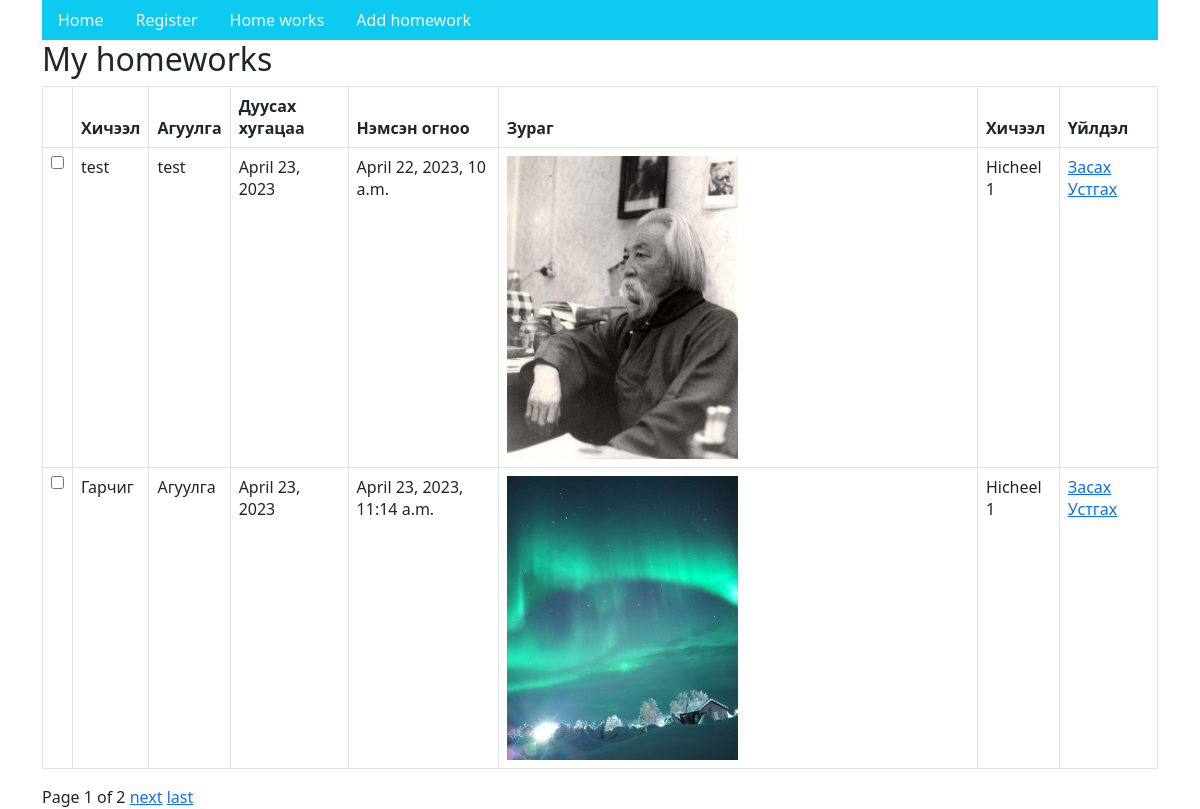
Screenshot of /homeworks/ (signed in) with the database file from the repository.
### home/models.py (models this page shows, shortened)
class HomeWork(models.Model):
    title = models.CharField(max_length=255, null=False)
    content = models.TextField(null=True, blank=True)
    deadline = models.DateField(null=True, blank=True)
    created_date = models.DateTimeField(null=True, blank=True)
    created_user = models.ForeignKey(
        User, null=True, blank=True, on_delete=models.DO_NOTHING)
    done = models.BooleanField(default=False)
    image = models.ImageField(null=True, blank=True, max_length=255, upload_to='uploads/')
    lesson = models.ForeignKey('Lesson', null=True, blank=True, on_delete=models.DO_NOTHING)

class Lesson(models.Model):
    name = models.CharField(max_length=120, null=True, blank=True)

### home/views.py (the view)
# urls.py: path('homeworks/', views.homeworks, name='homeworks'),
def homeworks(request):
    home_works = HomeWork.objects.filter(
        created_user=request.user).order_by("deadline")
    paginator = Paginator(home_works, 2)
    page_number = request.GET.get("page")
    homeworks_page = paginator.get_page(page_number)
    return render(request, 'homeworks.html', {
        'homeworks': homeworks_page,
    })

### hello/templates/homeworks.html (shortened to what this page needs)
{% extends 'base.html' %}
{% block content %}
<div class="row">
    <div class="col-md-12 col-sm-12">
        <h2>My homeworks</h2>
        <table class="table table-bordered">
            <thead>
            <tr>
                <th scope="col"></th>
                <th scope="col">Хичээл</th>
                <th scope="col">Агуулга</th>
                <th scope="col">Дуусах хугацаа</th>
                <th scope="col">Нэмсэн огноо</th>
                <th scope="col">Зураг</th>
                <th scope="col">Хичээл</th>
                <th scope="col">Үйлдэл</th>
            </tr>
            </thead>
            <tbody>
            {% for homework in homeworks %}
            <tr>
                <td><input type="checkbox" {% if homework.done == True %}checked{% endif %}
                    onclick="done(this, '{% url 'homework_done' homework.id %}')"
                    /></td>
                <td>{{ homework.title }}</th>
                <td>{{ homework.content }}</td>
                <td>{{ homework.deadline }}</td>
                <td>{{ homework.created_date }}</td>
                <td>
                    <img width="50%" src="{{MEDIA_URL}}{{homework.image}}">
                </td>
                <td>
                    {{ homework.lesson.name}}
                </td>
                <td>
                    <a href="{% url 'homework_edit' homework.id%}">Засах</a>
                    <a onclick="return confirm('Та устгахдаа итгэлтэй байна уу?')"
                    href="{% url 'homework_delete' homework.id %}">Устгах</a>
                </td>
            </tr>
            {% endfor %}
            </tbody>
        </table>
        <div class="pagination">
            <span class="step-links">
                <span class="current">
                    Page {{ homeworks.number }} of {{ homeworks.paginator.num_pages }}
                </span>
                {% if homeworks.has_next %}
                    <a href="?page={{ homeworks.next_page_number}}">next</a>
                    <a href="?page={{ homeworks.paginator.num_pages}}">
                        last
                    </a>
                {% endif %}
            </span>
        </div>
    </div>
</div>
{% endblock %}

### hello/templates/base.html (shortened to what this page needs)
<html>
    <head>
        <link href="https://cdn.jsdelivr.net/npm/bootstrap@5.3.0-alpha2/dist/css/bootstrap.min.css" rel="stylesheet">
    </head>
    <body>
        <div class="container">
            <ul class="nav bg-info">
                <li class="nav-item">
                    <a class="nav-link link-light" href="/">Home</a>
                </li>
                <li class="nav-item">
                    <a class="nav-link link-light" href="/register">Register</a>
                </li>
                {% if user is not None and user.is_anonymous == False %}
                <li class="nav-item">
                    <a class="nav-link link-light" href="/homeworks">Home works</a>
                </li>
                <li class="nav-item">
                    <a class="nav-link link-light" href="/homework/add">Add homework</a>
                </li>
                {% endif %}
            </ul>
            {% block content %}
            {% endblock %}
        </div>
    </body>
</html>

### rows the page displays
HomeWork: title "test", content "test", deadline "April 23, 2023", created_date "April 22, 2023, 10 a.m.", image (picture), lesson.name "Hicheel 1"
HomeWork: title "Гарчиг", content "Агуулга", deadline "April 23, 2023", created_date "April 23, 2023, 11:14 a.m.", image (picture), lesson.name "Hicheel 1"

### other values shown
{{ homeworks.number }} "1"
{{ homeworks.paginator.num_pages }} "2"
